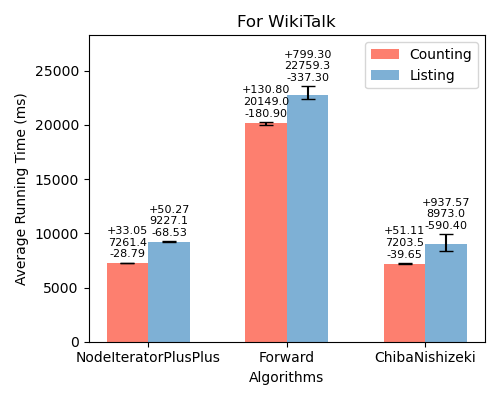

This chart was generated by the following Python code:
import os
import matplotlib.pyplot as plt

counting_times = [7261.44, 20149, 7203.49]
listing_times = [9227.06, 22759.3, 8972.96]
counting_min = [7232.65, 19968.1, 7163.84]
counting_max = [7294.49, 20279.8, 7254.6]
listing_min = [9158.53, 22422, 8382.56]
listing_max = [9277.33, 23558.6, 9910.53]

inputs = ['NodeIteratorPlusPlus', 'Forward', 'ChibaNishizeki']

bar_width = 0.30
index = range(len(inputs))

fig, ax = plt.subplots(figsize=(5, 4), dpi=100)

alg1_bars = ax.bar(index, counting_times, bar_width, color="#fd7f6f", label='Counting')

for i, (v, vmin, vmax) in enumerate(zip(counting_times, counting_min, counting_max)):
    ax.errorbar(i, v, yerr=[[v - vmin], [vmax - v]], fmt='', color='black', markersize=5, capsize=5)

alg2_bars = ax.bar([i + bar_width for i in index], listing_times, bar_width, color="#7eb0d5", label='Listing')

for i, (v, vmin, vmax) in enumerate(zip(listing_times, listing_min, listing_max)):
    ax.errorbar(i + bar_width, v, yerr=[[v - vmin], [vmax - v]], fmt='', color='black', markersize=5, capsize=5)

ax.set_ylabel('Average Running Time (ms)')
ax.set_xlabel('Algorithms')
ax.set_xticks([i + bar_width / 2 for i in index])
ax.set_xticklabels(inputs)
ax.legend()

for i, (v, vmin, vmax) in enumerate(zip(counting_times, counting_min, counting_max)):
    ax.text(i, vmax + 500, f'+{vmax-v:.2f}\n{v:.1f}\n-{v-vmin:.2f}', ha='center', fontsize=8)
for i, (v, vmin, vmax) in enumerate(zip(listing_times, listing_min, listing_max)):
    ax.text(i + bar_width, vmax + 500, f'+{vmax-v:.2f}\n{v:.1f}\n-{v-vmin:.2f}', ha='center', fontsize=8)

ax.set_ylim(top=max(counting_max + listing_max) * 1.2)

plt.title('For WikiTalk')
plt.tight_layout()

script_dir = os.path.dirname(os.path.abspath(__file__))
plt.savefig(os.path.join(script_dir, 'triangle_WikiTalk.png'))

plt.show()
